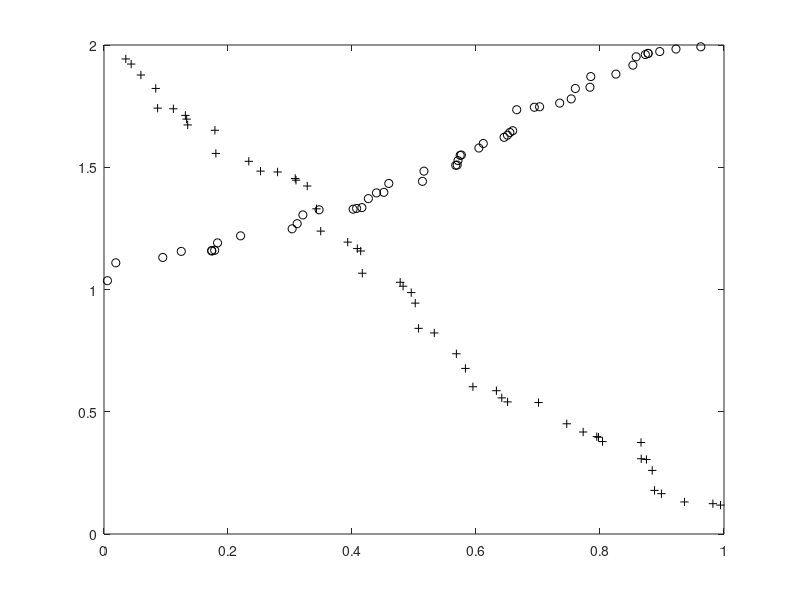

Write the MATLAB code that produced this figure.
%%%%%%%%%%%%%%%%%%%%%%%%%%%%%%%%%%%%%%%%%
% generate m1 positive points
%%%%%%%%%%%%%%%%%%%%%%%%%%%%%%%%%%%%%%%%%

m1=50;
k1=1;
b1=1;
x1=rand(m1,1);
% x1=sqrt(x1);
y1=rand(m1,1);
% y1=sqrt(y1);
x1=sort(x1);
y1=sort(y1);
y1=k1*y1+b1;
plot(x1,y1,'ko')
hold on 

%%%%%%%%%%%%%%%%%%%%%%%%%%%%%%%%%%%%%%%%%
% generate m2 negative points
%%%%%%%%%%%%%%%%%%%%%%%%%%%%%%%%%%%%%%%%%

m2=50;
k2=2;
b2=2;
x2=rand(m2,1);
y2=rand(m2,1);
x2=sort(x2);
y2=sort(y2);
y2=-k2*y2+b2;
plot(x2,y2,'k+')
hold off